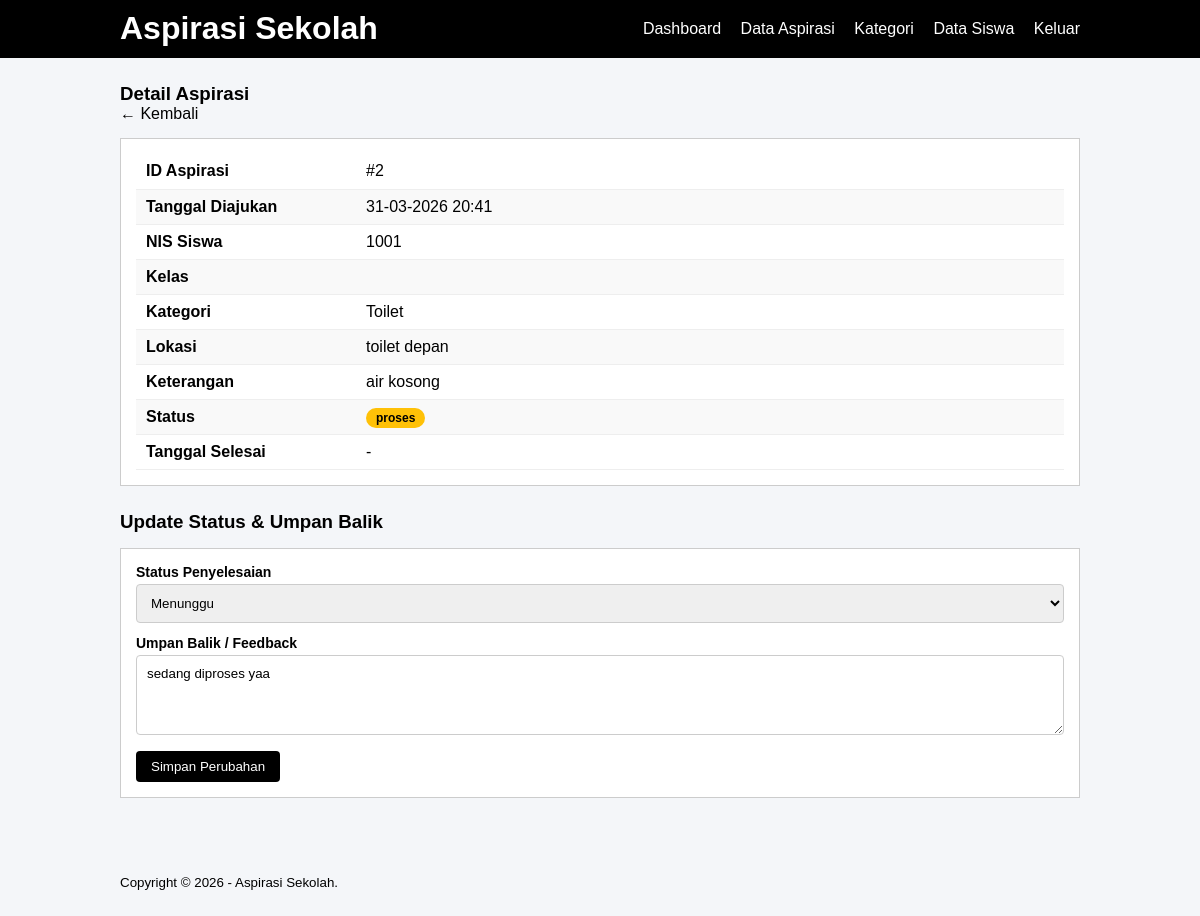
Page /project_p3/admin/detail-aspirasi.php?id=2 (signed in) on the committed database.
### tables this page shows
CREATE TABLE `aspirasi` (
  `id_aspirasi` int(5) NOT NULL,
  `status` enum('menunggu','proses','selesai') NOT NULL,
  `id_pelaporan` int(5) NOT NULL,
  `feedback` text NOT NULL,
  `tgl_diajukan` datetime DEFAULT current_timestamp(),
  `tgl_selesai` datetime DEFAULT NULL
);

CREATE TABLE `input_aspirasi` (
  `id_pelaporan` int(5) NOT NULL,
  `nis` int(10) NOT NULL,
  `id_kategori` int(5) NOT NULL,
  `lokasi` varchar(50) NOT NULL,
  `ket` text NOT NULL,
  `tgl_input` varchar(30) NOT NULL
);

CREATE TABLE `kategori` (
  `id_kategori` int(5) NOT NULL,
  `ket_kategori` varchar(30) NOT NULL
);

### project_p3/admin/detail-aspirasi.php (the view, shortened to what this page needs)
<?php
include '../db.php';
$id = (int)$_GET['id'];
$q = mysqli_query($conn, "
    SELECT a.*, i.nis, i.lokasi, i.ket, k.ket_kategori, s.kelas
    FROM aspirasi a
    JOIN input_aspirasi i ON a.id_pelaporan = i.id_pelaporan
    JOIN kategori k ON i.id_kategori = k.id_kategori
    JOIN siswa s ON i.nis = s.nis
    WHERE a.id_aspirasi = $id
");
$row = mysqli_fetch_array($q);
$badge = 'badge-menunggu';
?>
<!DOCTYPE html>
<html lang="id">
<head>
    <link rel="stylesheet" href="../css/style.css">
</head>
<body>
<header>
    <div class="container">
        <h1><a href="dashboard.php">Aspirasi Sekolah</a></h1>
        <ul>
            <li><a href="dashboard.php">Dashboard</a></li>
            <li><a href="data-aspirasi.php">Data Aspirasi</a></li>
            <li><a href="data-kategori.php">Kategori</a></li>
            <li><a href="data-siswa.php">Data Siswa</a></li>
            <li><a href="../keluar.php">Keluar</a></li>
        </ul>
    </div>
</header>
<div class="section">
    <div class="container">
        <h3>Detail Aspirasi</h3>
        <p><a href="data-aspirasi.php">&larr; Kembali</a></p>
        <div class="box">
            <table class="table">
                <tr><td width="200"><strong>ID Aspirasi</strong></td>   <td>#<?php echo $row['id_aspirasi']; ?></td></tr>
                <tr><td><strong>Tanggal Diajukan</strong></td>          <td><?php echo date('d-m-Y H:i', strtotime($row['tgl_diajukan'])); ?></td></tr>
                <tr><td><strong>NIS Siswa</strong></td>                  <td><?php echo $row['nis']; ?></td></tr>
                <tr><td><strong>Kelas</strong></td>                     <td><?php echo $row['kelas']; ?></td></tr>
                <tr><td><strong>Kategori</strong></td>                  <td><?php echo $row['ket_kategori']; ?></td></tr>
                <tr><td><strong>Lokasi</strong></td>                    <td><?php echo $row['lokasi']; ?></td></tr>
                <tr><td><strong>Keterangan</strong></td>                <td><?php echo $row['ket']; ?></td></tr>
                <tr><td><strong>Status</strong></td>                    <td><span class="badge <?php echo $badge; ?>"><?php echo $row['status']; ?></span></td></tr>
                <tr><td><strong>Tanggal Selesai</strong></td>           <td><?php echo $row['tgl_selesai'] ? date('d-m-Y H:i', strtotime($row['tgl_selesai'])) : '-'; ?></td></tr>
            </table>
        </div>
        <h3>Update Status & Umpan Balik</h3>
        <div class="box">
            <form method="POST">
                <div class="form-group">
                    <label>Status Penyelesaian</label>
                    <select name="status">
                        <option value="Menunggu" <?php if($row['status']=='Menunggu') echo 'selected'; ?>>Menunggu</option>
                    </select>
                </div>
                <div class="form-group">
                    <label>Umpan Balik / Feedback</label>
                    <textarea name="feedback" placeholder="Tulis balasan untuk siswa..."><?php echo $row['feedback']; ?></textarea>
                </div>
                <input type="submit" name="submit" class="btn" value="Simpan Perubahan">
            </form>
        </div>
    </div>
</div>
<footer><div class="container"><small>Copyright &copy; 2026 - Aspirasi Sekolah.</small></div></footer>
</body>
</html>

### project_p3/css/style.css (style rules this page uses)
* { padding: 0; margin: 0; font-family: 'Quicksand', sans-serif; }
body { background-color: #f4f6f9; }
a { color: inherit; text-decoration: none; }
.btn { padding: 8px 15px; background-color: black; color: #fff; border: none; cursor: pointer; border-radius: 4px; }
header { background-color: black; color: #fff; }
header h1 { float: left; padding: 10px 0; }
header ul { float: right; }
header ul li { display: inline-block; }
header ul li a { padding: 20px 0 20px 15px; display: inline-block; }
footer { padding: 25px 0; }
.container { width: 80%; margin: 0 auto; }
.container:after { content: ''; display: block; clear: both; }
.section { padding: 25px 0; }
.box { background-color: #fff; border: 1px solid #ccc; padding: 15px; box-sizing: border-box; margin: 15px 0 25px 0; }
.box::after { content: ''; display: block; clear: both; }
.table { width: 100%; border-collapse: collapse; }
.table tr { height: 35px; }
.table tr:nth-child(even) { background-color: #f9f9f9; }
.table tr td, .table tr th { padding: 8px 10px; border-bottom: 1px solid #eee; }
.badge { padding: 3px 10px; border-radius: 20px; font-size: 12px; font-weight: bold; }
.badge-menunggu { background-color: #ffc107; color: #000; }
.form-group { margin-bottom: 12px; }
.form-group label { display: block; margin-bottom: 4px; font-weight: bold; font-size: 14px; }
.form-group select, .form-group textarea, .form-group input[type=text] { width: 100%; padding: 10px; box-sizing: border-box; border: 1px solid #ccc; border-radius: 4px; }
.form-group textarea { height: 80px; resize: vertical; }

### rows in the picture
aspirasi: id_aspirasi "2", tgl_diajukan "31-03-2026 20:41", id_pelaporan.nis "1001", kategori.ket_kategori "Toilet", id_pelaporan.lokasi "toilet depan", id_pelaporan.ket "air kosong", status "proses", feedback "sedang diproses yaa"
